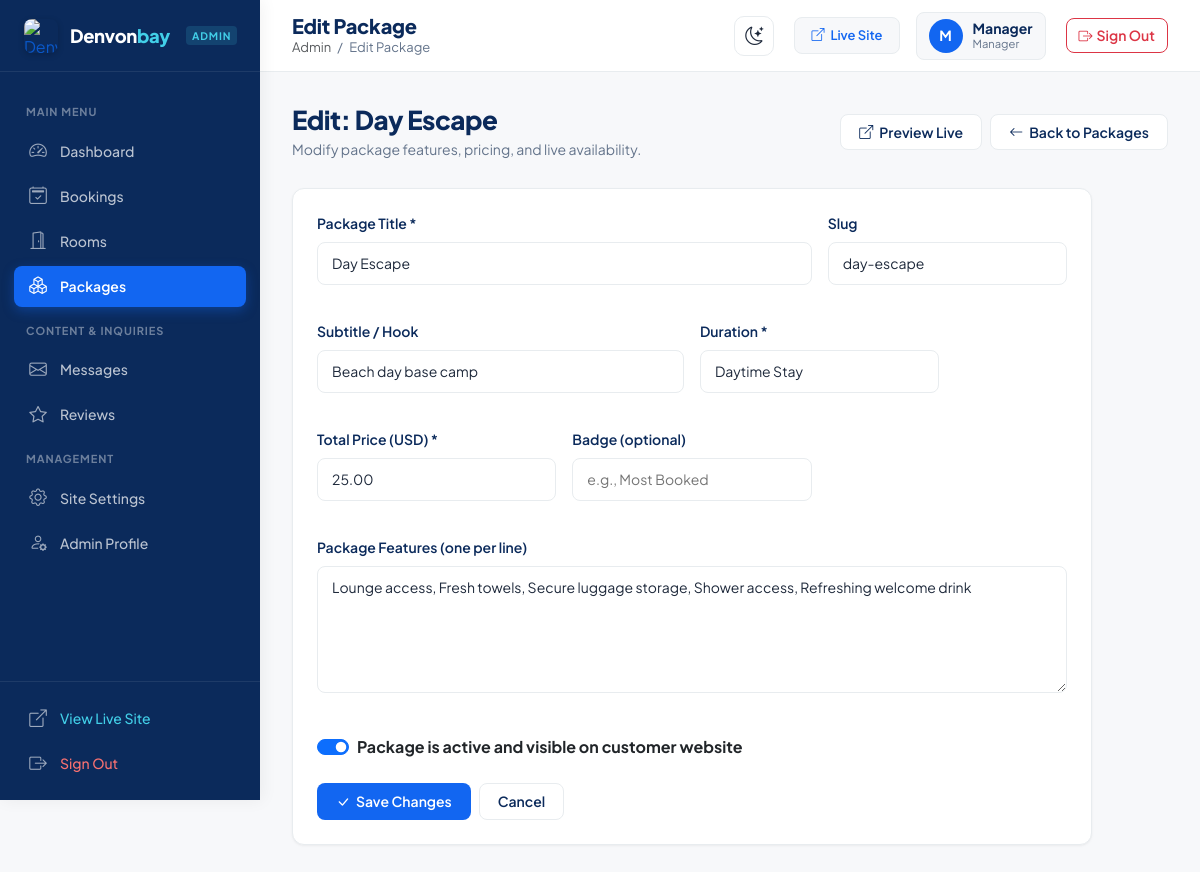
Page /admin/package-edit.php?id=1 (signed in) on the committed database.
### tables this page shows
CREATE TABLE IF NOT EXISTS `packages` (
  `id` INT AUTO_INCREMENT PRIMARY KEY,
  `title` VARCHAR(100) NOT NULL,
  `slug` VARCHAR(100) NOT NULL UNIQUE,
  `subtitle` VARCHAR(150) DEFAULT NULL,
  `duration` VARCHAR(50) NOT NULL,
  `price` DECIMAL(10,2) NOT NULL,
  `badge` VARCHAR(50) DEFAULT NULL,
  `icon` VARCHAR(50) DEFAULT 'bi-sun',
  `features` TEXT DEFAULT NULL,
  `is_active` TINYINT(1) NOT NULL DEFAULT 1,
  `created_at` DATETIME DEFAULT CURRENT_TIMESTAMP
);

### includes/functions.php (called while the page is built, shortened)
<?php
function e($string) {
    return htmlspecialchars((string)$string, ENT_QUOTES, 'UTF-8');
}

### admin/package-edit.php (the view, shortened to what this page needs)
<?php
require_once __DIR__ . '/../config/database.php';
require_once __DIR__ . '/../includes/functions.php';
$packageId = (int)($_GET['id'] ?? 0);
$stmt = $pdo->prepare("SELECT * FROM packages WHERE id = ?");
$stmt->execute([$packageId]);
$package = $stmt->fetch();
require_once __DIR__ . '/admin-header.php';
?>
<div class="admin-page-header">
    <div>
        <h2 class="admin-page-title">Edit: <?= e($package['title']) ?></h2>
        <p class="admin-page-desc">Modify package features, pricing, and live availability.</p>
    </div>
    <div class="d-flex gap-2">
        <a href="../packages.php#<?= e($package['slug']) ?>" target="_blank" rel="noopener" class="admin-btn admin-btn-secondary">
            <i class="bi bi-box-arrow-up-right"></i>
            <span>Preview Live</span>
        </a>
        <a href="packages.php" class="admin-btn admin-btn-secondary">
            <i class="bi bi-arrow-left"></i>
            <span>Back to Packages</span>
        </a>
    </div>
</div>
<div class="admin-card" style="max-width: 800px;">
    <form method="POST" action="package-edit.php?id=<?= $packageId ?>">
        <div class="row g-3">
            <div class="col-md-8">
                <div class="admin-form-group">
                    <label class="admin-label">Package Title *</label>
                    <input type="text" name="title" class="admin-input" value="<?= e($_POST['title'] ?? $package['title']) ?>" required>
                </div>
            </div>
            <div class="col-md-4">
                <div class="admin-form-group">
                    <label class="admin-label">Slug</label>
                    <input type="text" name="slug" class="admin-input" value="<?= e($_POST['slug'] ?? $package['slug']) ?>">
                </div>
            </div>
            <div class="col-md-6">
                <div class="admin-form-group">
                    <label class="admin-label">Subtitle / Hook</label>
                    <input type="text" name="subtitle" class="admin-input" value="<?= e($_POST['subtitle'] ?? $package['subtitle']) ?>">
                </div>
            </div>
            <div class="col-md-4">
                <div class="admin-form-group">
                    <label class="admin-label">Duration *</label>
                    <input type="text" name="duration" class="admin-input" value="<?= e($_POST['duration'] ?? $package['duration']) ?>" required>
                </div>
            </div>
            <div class="col-md-4">
                <div class="admin-form-group">
                    <label class="admin-label">Total Price (USD) *</label>
                    <input type="number" step="0.01" min="1" name="price" class="admin-input" value="<?= e($_POST['price'] ?? $package['price']) ?>" required>
                </div>
            </div>
            <div class="col-md-4">
                <div class="admin-form-group">
                    <label class="admin-label">Badge (optional)</label>
                    <input type="text" name="badge" class="admin-input" placeholder="e.g., Most Booked" value="<?= e($_POST['badge'] ?? $package['badge']) ?>">
                </div>
            </div>
            <div class="col-12">
                <div class="admin-form-group">
                    <label class="admin-label">Package Features (one per line)</label>
                    <textarea name="features" rows="5" class="admin-textarea"><?= e($_POST['features'] ?? $package['features']) ?></textarea>
                </div>
            </div>
            <div class="col-12">
                <div class="form-check form-switch mb-4">
                    <input class="form-check-input" type="checkbox" name="is_active" id="isActiveEditSwitch" value="1" <?= ($package['is_active']) ? 'checked' : '' ?>>
                    <label class="form-check-label fw-bold text-dark" for="isActiveEditSwitch">
                        Package is active and visible on customer website
                    </label>
                </div>
            </div>
        </div>
        <div class="d-flex gap-2">
            <button type="submit" class="admin-btn admin-btn-primary">
                <i class="bi bi-check-lg"></i>
                <span>Save Changes</span>
            </button>
            <a href="packages.php" class="admin-btn admin-btn-secondary">Cancel</a>
        </div>
    </form>
</div>
<?php require_once __DIR__ . '/admin-footer.php'; ?>

### assets/css/admin.css (style rules this page uses)
:root { --admin-primary: #1266F1; --admin-primary-hover: #0758D9; --admin-dark: #0B2A5B; --admin-aqua: #42CFE8; --admin-sidebar-bg: #0B2A5B; --admin-sidebar-hover: rgba(255, 255, 255, 0.08); --admin-sidebar-active: #1266F1; --admin-sidebar-text: rgba(255, 255, 255, 0.72); --admin-bg: #F7F8FA; --admin-card: #FFFFFF; --admin-border: #E8ECEF; --admin-border-light: #F1F3F5; --admin-text: #1E293B; --admin-muted: #64748B; --admin-success: #16A34A; --admin-success-bg: #DCFCE7; --admin-warning: #D97706; --admin-warning-bg: #FEF3C7; --admin-danger: #DC2626; --admin-danger-bg: #FEE2E2; --admin-info: #0284C7; --admin-info-bg: #E0F2FE; --admin-radius: 12px; --admin-radius-sm: 8px; --admin-shadow-sm: 0 1px 3px rgba(0, 0, 0, 0.04), 0 1px 2px rgba(0, 0, 0, 0.02); --admin-shadow: 0 4px 16px rgba(11, 42, 91, 0.05); --admin-shadow-lg: 0 10px 30px rgba(11, 42, 91, 0.08); }
*, *::before, *::after { box-sizing: border-box; }
body.admin-body { background-color: var(--admin-bg); font-family: 'Plus Jakarta Sans', -apple-system, BlinkMacSystemFont, sans-serif; color: var(--admin-text); margin: 0; padding: 0; min-height: 100vh; -webkit-font-smoothing: antialiased; }
.admin-page-header { margin-bottom: 28px; display: flex; align-items: center; justify-content: space-between; flex-wrap: wrap; gap: 16px; }
.admin-page-title { font-size: 1.625rem; font-weight: 800; color: var(--admin-dark); margin: 0 0 4px; letter-spacing: -0.02em; }
.admin-page-desc { font-size: 0.875rem; color: var(--admin-muted); margin: 0; }
.admin-card { background: var(--admin-card); border-radius: var(--admin-radius); border: 1px solid var(--admin-border); box-shadow: var(--admin-shadow-sm); padding: 24px; margin-bottom: 24px; }
.admin-btn { display: inline-flex; align-items: center; justify-content: center; gap: 6px; padding: 9px 18px; border-radius: var(--admin-radius-sm); font-size: 0.875rem; font-weight: 600; text-decoration: none; cursor: pointer; border: 1px solid transparent; transition: all 0.2s ease; line-height: 1.2; }
.admin-btn-primary { background: var(--admin-primary); color: #FFFFFF; }
.admin-btn-secondary { background: #FFFFFF; color: var(--admin-dark); border-color: var(--admin-border); }
.admin-form-group { margin-bottom: 20px; }
.admin-label { display: block; font-size: 0.875rem; font-weight: 600; color: var(--admin-dark); margin-bottom: 8px; }
.admin-input, .admin-select, .admin-textarea { width: 100%; padding: 10px 14px; border: 1px solid var(--admin-border); border-radius: var(--admin-radius-sm); font-family: inherit; font-size: 0.875rem; color: var(--admin-text); background: #FFFFFF; transition: border-color 0.2s ease, box-shadow 0.2s ease; }

### rows in the picture
packages: title "Day Escape", slug "day-escape", subtitle "Beach day base camp", duration "Daytime Stay", price "25.00", features "Lounge access, Fresh towels, Secure luggage storage, Shower access, Refreshing welcome drink", is_active "☑"

### other values in the picture
$adminTitle "Edit Package"
substr($adminUsername, 0, 1) "M"
$adminUsername "Manager"
